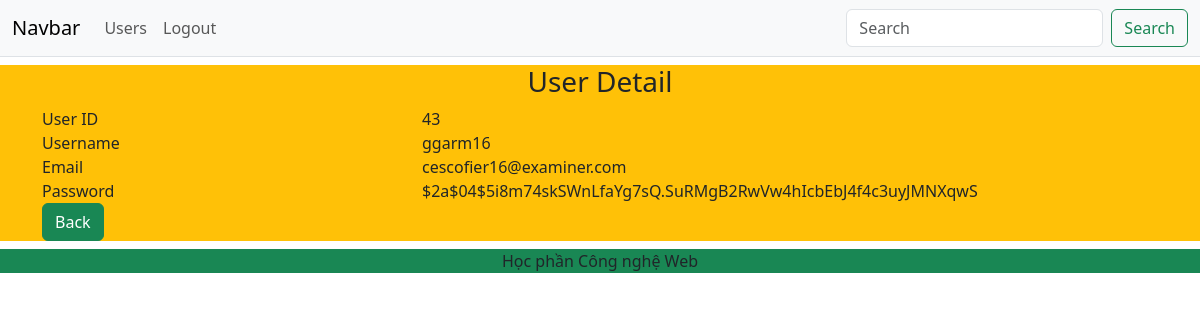
/admin/user_detail.php?id=43 (signed in), run on the app's committed database.
### tables this page shows
CREATE TABLE IF NOT EXISTS `users` (
  `id` int(10) unsigned NOT NULL AUTO_INCREMENT,
  `username` varchar(30) NOT NULL,
  `email` varchar(50) NOT NULL,
  `pass` varchar(255) NOT NULL,
  PRIMARY KEY (`id`),
  UNIQUE KEY `username` (`username`),
  UNIQUE KEY `email` (`email`)
);

### admin/user_detail.php (the view, shortened to what this page needs)
<?php
try{
    $conn = new PDO("mysql:host=localhost;dbname=project02", "root", "abc");
    if(isset($_GET['id'])){
        $id = $_GET['id'];
    }
    $sql = "SELECT * FROM users WHERE id = '$id'";
    $stmt = $conn->prepare($sql);
    $stmt->execute();
    $user = $stmt->fetch();
}catch(PDOException $e){
    echo $e->getMessage();
}
?>
<?php
include "../layout/header.php";
?>
    <main class="bg-warning mt-2">
        <div class="container">
            <h3 class="text-center">User Detail</h3>
            <div class="row">
                <div class="col-md-4">User ID</div>
                <div class="col-md-8"><?= $user['id']; ?></div>
            </div>
            <div class="row">
                <div class="col-md-4">Username</div>
                <div class="col-md-8"><?= $user['username']; ?></div>
            </div>
            <div class="row">
                <div class="col-md-4">Email</div>
                <div class="col-md-8"><?= $user['email']; ?></div>
            </div>
            <div class="row">
                <div class="col-md-4">Password</div>
                <div class="col-md-8"><?= $user['pass']; ?></div>
            </div>
            <div class="row">
                <div class="col-md-8">
                    <a href="user_management.php" class="btn btn-success">Back</a>
                </div>
            </div>
        </div>
    </main>
<?php
include "../layout/footer.php";
?>

### data on the page
users: id "43", username "ggarm16", email "cescofier16@examiner.com", pass "$2a$04$5i8m74skSWnLfaYg7sQ.SuRMgB2RwVw4hIcbEbJ4f4c3uyJMNXqwS"
